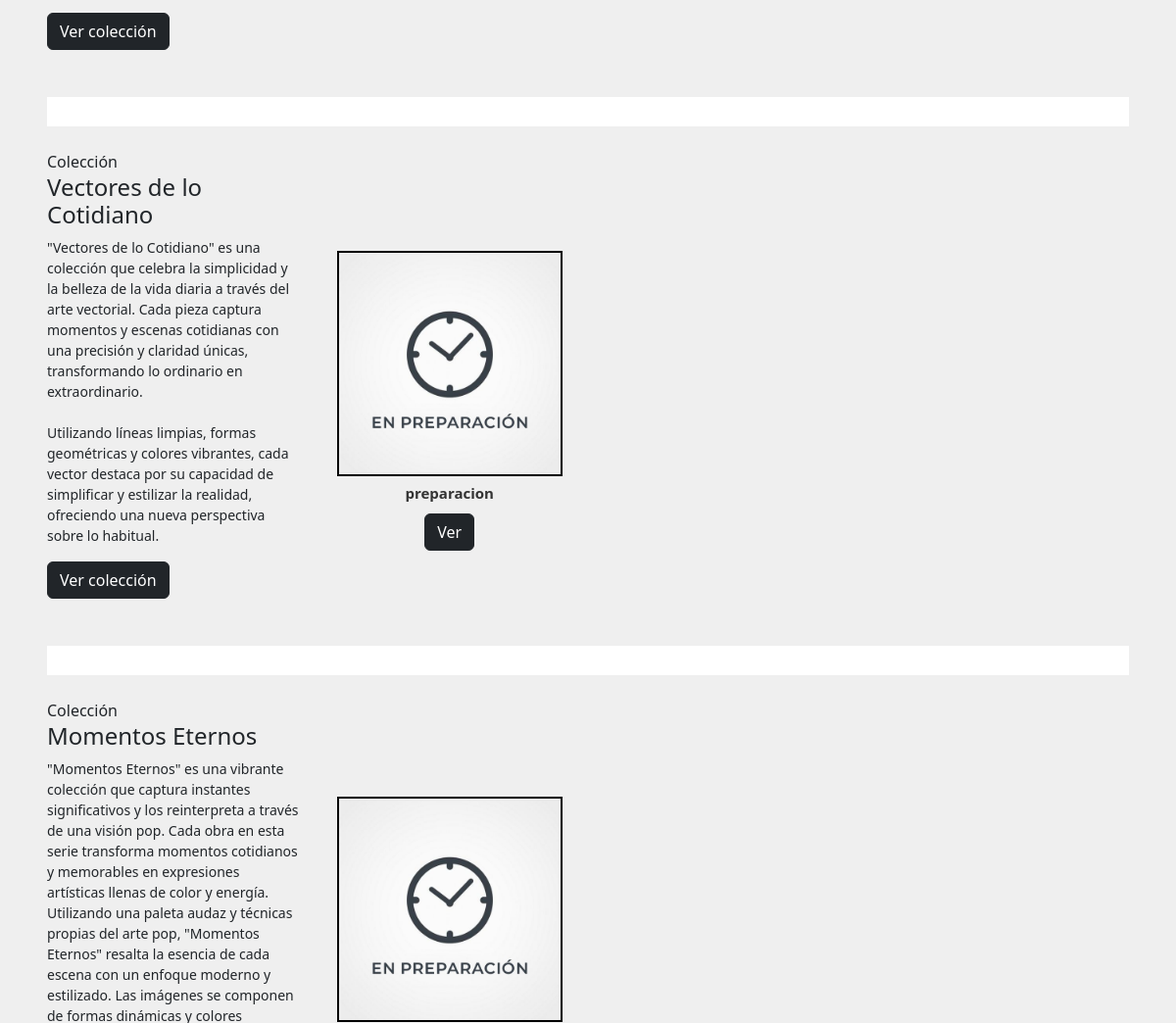
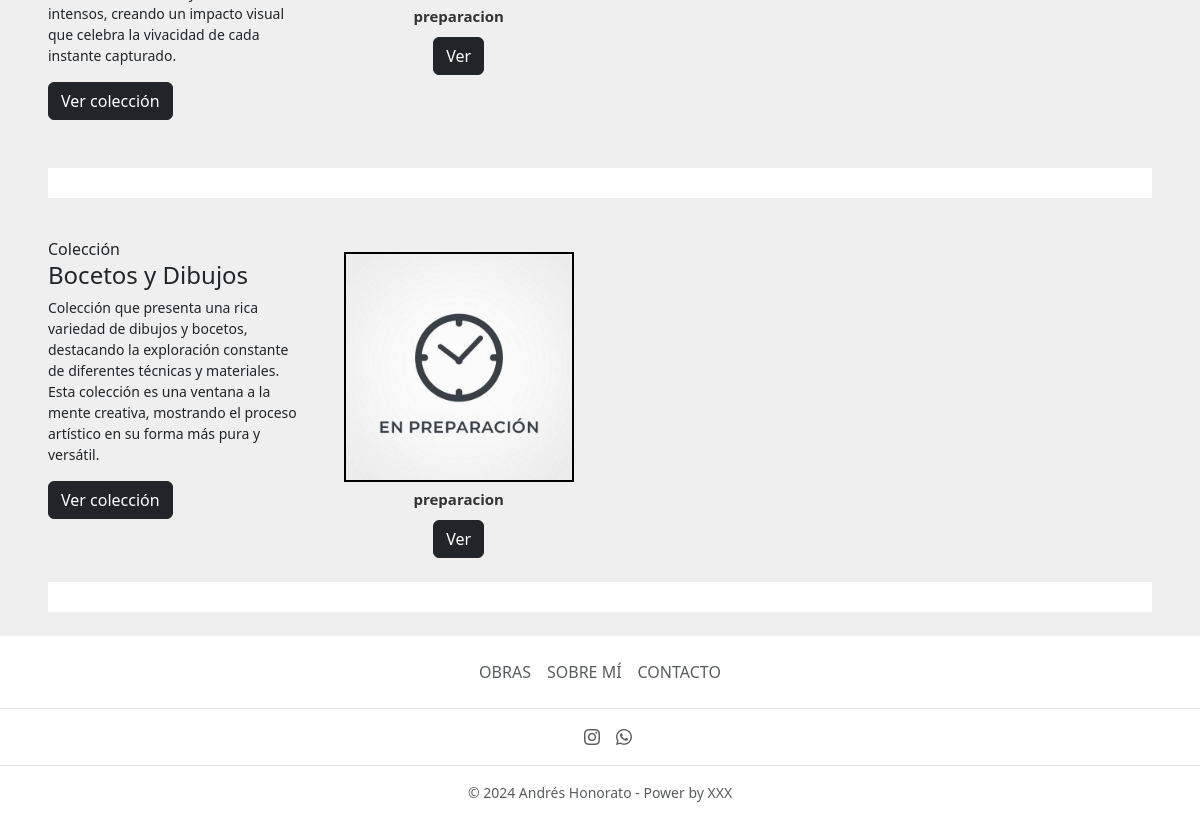
The app's page / (lower part), older data (2 pictures, top to bottom).
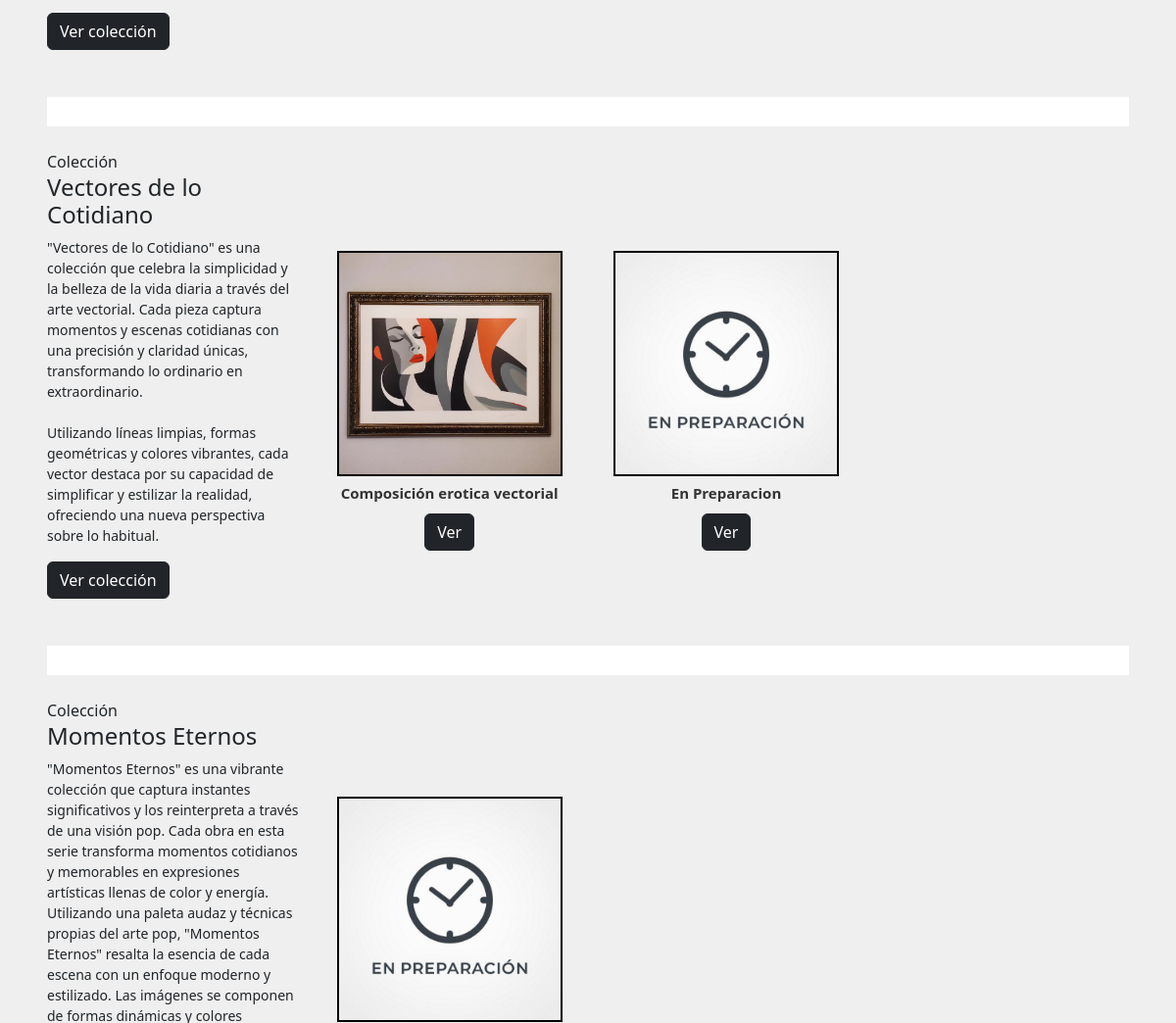
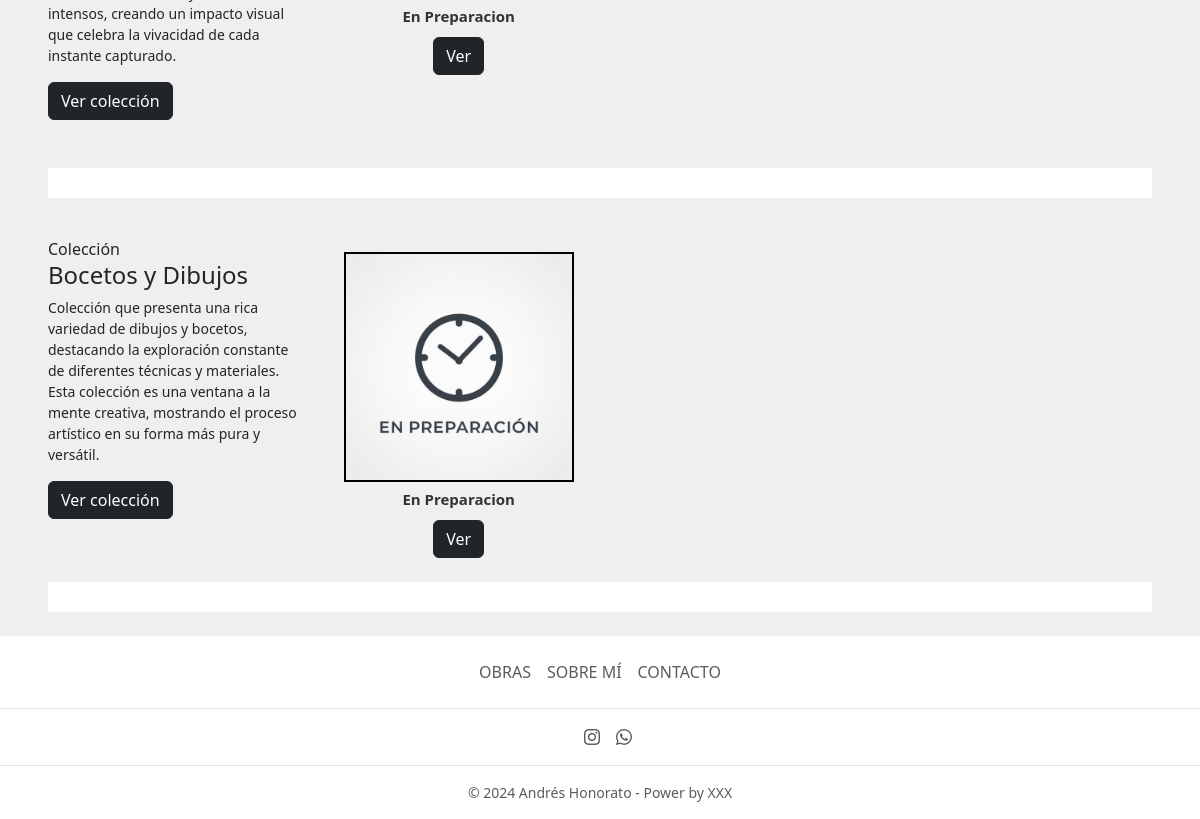
The same page, newer data (2 pictures, top to bottom).
### home/models.py (models this page shows, shortened)
class Coleccion(models.Model):
    nombre = models.CharField(max_length=200)
    descripcion = models.TextField(blank=True)
    fecha = models.DateField()
    creado = models.DateTimeField(auto_now_add=True)
    actulizado = models.DateTimeField(auto_now=True)
    orden = models.PositiveIntegerField(blank=True, null=True)

class Cuadro(models.Model):
    nombre = models.CharField(max_length=200)
    autor = models.CharField(default="Andrés Honorato", max_length=200)
    coleccion = models.ForeignKey(
        Coleccion, on_delete=models.CASCADE, related_name='coleccionX', blank=True, null=True)
    tecnica = models.ForeignKey(
        Tecnica, on_delete=models.CASCADE, related_name='tecnicaX', blank=True, null=True)
    descripcion = models.TextField(blank=True)
    fecha = models.DateField()
    colores = models.CharField(max_length=200, blank=True)
    cantidad_inicial = models.PositiveIntegerField(blank=True, null=True)
    cantidad_vendida = models.PositiveIntegerField(blank=True, null=True)
    marco_sin = models.CharField(max_length=100, blank=True)
    marco_con = models.CharField(max_length=100, blank=True)
    precio_sin = models.PositiveIntegerField(blank=True, null=True)
    precio_con = models.PositiveIntegerField(blank=True, null=True)
    descuento = models.PositiveIntegerField(blank=True, null=True)
    envio1 = models.PositiveIntegerField(blank=True, null=True)
    envio2 = models.PositiveIntegerField(blank=True, null=True)
    orden = models.PositiveIntegerField(blank=True, null=True)
    vendido = models.BooleanField(default=False)
    imagen1 = models.ImageField(default='cuadros/en_preparacion.jpg', upload_to='cuadros', validators=[FileExtensionValidator(
        ['png', 'jpg', 'jpeg'])])
    imagen2 = models.ImageField(upload_to='cuadros', validators=[
                                FileExtensionValidator(['png', 'jpg', 'jpeg'])], blank=True)
    imagen3 = models.ImageField(upload_to='cuadros', validators=[
                                FileExtensionValidator(['png', 'jpg', 'jpeg'])], blank=True)
    imagen4 = models.ImageField(upload_to='cuadros', validators=[
                                FileExtensionValidator(['png', 'jpg', 'jpeg'])], blank=True)
    imagen5 = models.ImageField(upload_to='cuadros', validators=[
                                FileExtensionValidator(['png', 'jpg', 'jpeg'])], blank=True)
    imagen6 = models.ImageField(upload_to='cuadros', validators=[
                                FileExtensionValidator(['png', 'jpg', 'jpeg'])], blank=True)
    imagen7 = models.ImageField(upload_to='cuadros', validators=[
                                FileExtensionValidator(['png', 'jpg', 'jpeg'])], blank=True)
    imagen8 = models.ImageField(upload_to='cuadros', validators=[
                                FileExtensionValidator(['png', 'jpg', 'jpeg'])], blank=True)
    imagen9 = models.ImageField(upload_to='cuadros', validators=[
                                FileExtensionValidator(['png', 'jpg', 'jpeg'])], blank=True)
    creado = models.DateTimeField(auto_now_add=True)
    actulizado = models.DateTimeField(auto_now=True)

### home/views.py (the view)
# urls.py: path('', home_view, name='home-view'),
def home_view(request):
    colecciones = Coleccion.objects.prefetch_related(
        'coleccionX').order_by('orden').all()
    tecnicas = Tecnica.objects.prefetch_related('tecnicaX').all()
    cuadros = Cuadro.objects.all()
    lista_cuadros = []
    for x in cuadros:
        lista_cuadros.append(x)
    lista_cuadros.reverse()
    context = {
        'colecciones': colecciones,
        'tecnicas': tecnicas,
        'lista_cuadros': lista_cuadros,
    }
    return render(request, 'home/obras.html', context)

### home/templates/home/obras.html (shortened to what this page needs)
{% extends 'base.html' %}
{% load static %}
{% block content %}
<div class="posicionar-new px-5" id="coleccion-new" style="visibility:hidden;">
  {% for coleccion in colecciones %}
  <br>
  <div class="row">
    <div class="col-md-3 d-flex flex-column justify-content-center">
      <div>
        <span>Colección</span>
        <h4>{{ coleccion.nombre }}</h4>
        <p style="font-size: 14px !important;">{{ coleccion.descripcion|linebreaksbr }}</p>
        <a href="{% url 'home:coleccion-view' %}?coleccion={{ coleccion.nombre }}" class="btn btn-dark mb-4">Ver
          colección</a>
      </div>
    </div>
    <div class="col-md-9 d-flex align-items-center">
      <div class="position-relative slider-containerSW">
        <div class="slider-content-new swiper slider" id="slider-new">
          <div class="cardSW-wrapper swiper-wrapper">
            {% for cuadro in coleccion.coleccionX.all|dictsort:"orden" %}
            <div class="cardSW swiper-slide">
              <div class="image-content pb-2">
                <div class="cardSW-image-obras">
                  <a href="{% url 'home:cuadro-view' cuadro.id %}">
                    <img src="{{ cuadro.imagen1.url }}" />
                  </a>
                </div>
              </div>
              <div class="cardSW-content py-0">
                <h3 class="nameSW text-lg pt-0 pb-1">{{ cuadro.nombre }}</h3>
                <a href="{% url 'home:cuadro-view' cuadro.id %}" class="btn btn-dark">Ver</a>
              </div>
            </div>
            {% endfor %}
          </div>
        </div>
      </div>
    </div>
  </div>
  <br>
  <nav class="navbar navbar-expand-lg bg-body py-0">
    <div class="container-fluid position-relative p-0">
      <div class="spacer-new"></div>
    </div>
  </nav>
  {% endfor %}
</div>
<br>
{% endblock content %}

### templates/base.html (shortened to what this page needs)
{% load static %}
<!doctype html>
<html lang="en">
<head>
  <link href="https://cdn.jsdelivr.net/npm/bootstrap@5.3.2/dist/css/bootstrap.min.css" rel="stylesheet"
>
  <link rel="stylesheet" href="https://cdn.jsdelivr.net/npm/bootstrap-icons@1.11.1/font/bootstrap-icons.css">
  <link rel="stylesheet" href="{% static 'style.css' %}">
  <link rel="stylesheet" href="{% static 'carousel_swiperJS/swiper-bundle.min.css' %}" />
  <link rel="stylesheet" href="{% static 'carousel_swiperJS/styles-swiper.css' %}" />
</head>
<body>
  {% include 'navbar.html' %}
  <div class="container-fluid text-dark px-0">
    {% block content %}
    {% endblock content %}
  </div>
  <footer class="py-3 my-0 bg-body mt-auto">
    <ul class="nav justify-content-center border-bottom pb-3 mb-3">
      <li class="nav-item"><a href="{% url 'home:obras-view' %}" class="nav-link px-2 text-muted">OBRAS</a></li>
      <li class="nav-item"><a href="{% url 'home:sobre_mi-view' %}" class="nav-link px-2 text-muted">SOBRE MÍ</a></li>
      <li class="nav-item"><a href="{% url 'home:contacto-view' %}" class="nav-link px-2 text-muted">CONTACTO</a></li>
    </ul>
    <ul class="nav justify-content-center border-bottom pb-3 mb-3">
      <li class="ms-3"><a class="text-muted" href="https://www.instagram.com/andreshonoratoarte"><i
            class="bi bi-instagram"></i></a></li>
      <li class="ms-3"><a class="text-muted" href="https://wa.me/56984187288" target="_blank"><i
            class="bi bi-whatsapp"></i></a></li>
    </ul>
    <div class="container text-center text-muted" style="font-size: 14px;">© 2024 Andrés Honorato - Power by XXX </div>
  </footer>
</body>
</html>

### templates/navbar.html (shortened to what this page needs)
<br>
<br>

### static/style.css (style rules this page uses)
html body { background-color: #efefef; }
.spacer-new { min-width: 100px; min-height: 30px; display: inline-block; }

Row changes from the older to the newer data that the page shows:
added Cuadro: imagen1 (picture), nombre "Composición erotica vectorial", shown under Coleccion "Vectores de lo Cotidiano"
changed Cuadro (number 2 of 4 on the later page): nombre "preparacion" → "En Preparacion"
changed Cuadro (number 3 of 4 on the later page): nombre "preparacion" → "En Preparacion"
changed Cuadro (number 4 of 4 on the later page): nombre "preparacion" → "En Preparacion"
